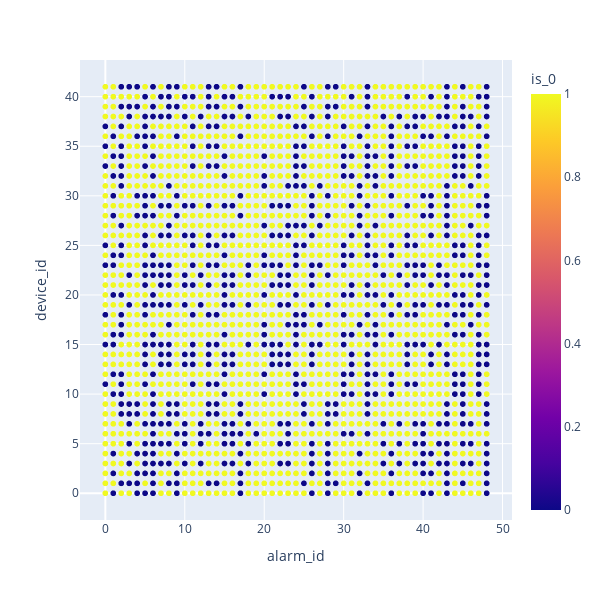

Here is the notebook cell this chart was saved with:
### Code cell
# 并不是所有的报警都出现在所有的设备上
px.scatter(d_a_matrix, y='device_id', x='alarm_id', color='is_0',width=600,height=600)

### Figure 1 — Plotly figure (JSON) as saved in the notebook; plotly's stock layout.template omitted (floating-point values rounded to 4 significant figures; data arrays with more than 128 entries replaced by an {"elided": "..."} marker saying what was removed)
{"data": [{"hovertemplate": "alarm_id=%{x}<br>device_id=%{y}<br>is_0=%{marker.color}<extra></extra>", "legendgroup": "", "marker": {"color": {"elided": "2058 int values"}, "coloraxis": "coloraxis", "symbol": "circle"}, "mode": "markers", "name": "", "showlegend": false, "type": "scattergl", "x": {"elided": "2058 int values"}, "xaxis": "x", "y": {"elided": "2058 int values"}, "yaxis": "y"}], "layout": {"coloraxis": {"colorbar": {"title": {"text": "is_0"}}, "colorscale": [[0, "#0d0887"], [0.1111, "#46039f"], [0.2222, "#7201a8"], [0.3333, "#9c179e"], [0.4444, "#bd3786"], [0.5556, "#d8576b"], [0.6667, "#ed7953"], [0.7778, "#fb9f3a"], [0.8889, "#fdca26"], [1, "#f0f921"]]}, "height": 600, "legend": {"tracegroupgap": 0}, "margin": {"t": 60}, "width": 600, "xaxis": {"anchor": "y", "domain": [0, 1], "title": {"text": "alarm_id"}}, "yaxis": {"anchor": "x", "domain": [0, 1], "title": {"text": "device_id"}}}}
